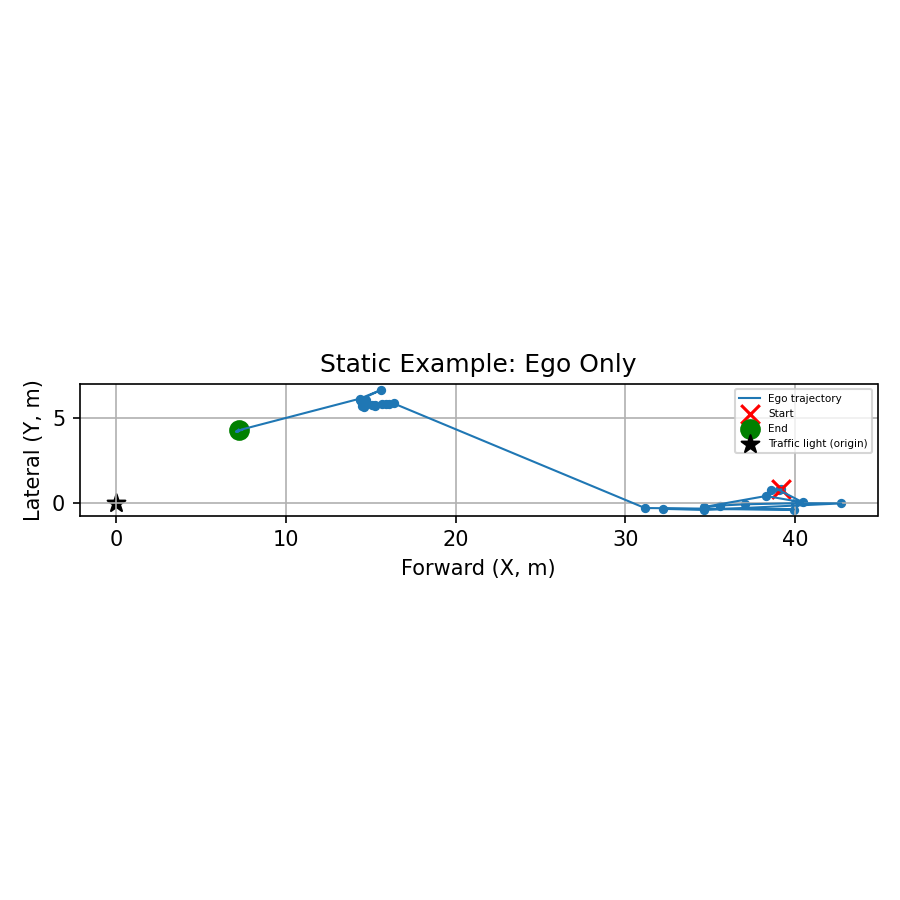

Recreate this plot in Python.
import csv
import glob
import numpy as np
import os
import matplotlib.pyplot as plt
# ----------------------------
# Parse (u,v) centers from CSV
# ----------------------------
def get_centers_from_csv(file_path):
    centers = []
    with open(file_path, 'r', newline='') as f:
        reader = csv.DictReader(f)
        for row in reader:
            try:
                xmin = float(row["x1"])
                ymin = float(row["y1"])
                xmax = float(row["x2"])
                ymax = float(row["y2"])
                centers.append([(xmin + xmax) * 0.5, (ymin + ymax) * 0.5])
            except (KeyError, ValueError, TypeError):
                continue
    return np.asarray(centers, dtype=float)

# ----------------------------
# Simple temporal smoothing
# Grabs a moving average over a window, ignoring NaNs
# ----------------------------
def smooth_moving_average(centers, window=5):
    centers = np.asarray(centers, dtype=float)
    n = len(centers)
    if n == 0 or window <= 1:
        return centers.copy()

    smoothed = np.empty_like(centers)
    sums = np.zeros(2, dtype=float)
    counts = np.zeros(2, dtype=float)
    buf = []
    for i in range(n):
        buf.append(centers[i])
        for d in range(2):
            if np.isfinite(centers[i, d]):
                sums[d] += centers[i, d]
                counts[d] += 1
        if len(buf) > window:
            old = buf.pop(0)
            for d in range(2):
                if np.isfinite(old[d]):
                    sums[d] -= old[d]
                    counts[d] -= 1
        smoothed[i] = [sums[d] / counts[d] if counts[d] > 0 else np.nan for d in range(2)]
    return smoothed

# ----------------------------
# Constant-velocity Kalman (Used Chat help here)
# ----------------------------
def smooth_kalman_cv(centers, dt=1.0, process_var=5.0, meas_var=25.0):
    z = np.asarray(centers, dtype=float)
    n = len(z)
    if n == 0:
        return z.copy()

    F = np.array([[1,0,dt,0],
                  [0,1,0,dt],
                  [0,0,1, 0],
                  [0,0,0, 1]], dtype=float)
    H = np.array([[1,0,0,0],
                  [0,1,0,0]], dtype=float)
    Q = process_var * np.array([[dt**4/4, 0,        dt**3/2, 0       ],
                                [0,        dt**4/4, 0,        dt**3/2],
                                [dt**3/2,  0,        dt**2,   0       ],
                                [0,        dt**3/2, 0,        dt**2   ]], dtype=float)
    R = meas_var * np.eye(2)

    # find first finite measurement to initialize
    finite = np.isfinite(z).all(axis=1)
    if not np.any(finite):
        return np.full_like(z, np.nan)

    idx0 = int(np.flatnonzero(finite)[0])
    out = np.full_like(z, np.nan)

    # state [u, v, du, dv]
    x = np.zeros((4,1))
    x[0,0], x[1,0] = z[idx0]        # position from first valid measurement
    P = np.eye(4) * 1e3

    # emit filtered estimate for idx0
    out[idx0] = z[idx0]

    # run forward from idx0+1
    for i in range(idx0+1, n):
        # predict
        x = F @ x
        P = F @ P @ F.T + Q
        # update if valid
        zi = z[i]
        if np.isfinite(zi).all():
            y = zi.reshape(2,1) - H @ x
            S = H @ P @ H.T + R
            K = P @ H.T @ np.linalg.inv(S)
            x = x + K @ y
            P = (np.eye(4) - K @ H) @ P
        out[i] = (H @ x).ravel()
    return out


# ------------------------------------------------------------
# Load xyz frames (H,W,3) from .npz files
# ------------------------------------------------------------
def _to_hw3(arr):
    """
    Normalize various xyz representations to a real-valued (H, W, 3) float array.
    Supported:
      - (H, W, 3) or (H, W, 4) -> take first 3 channels
      - (3, H, W) or (4, H, W) -> moveaxis to (H, W, C), take first 3
      - structured arrays with fields 'x','y','z'
      - masked arrays -> fill masked with NaN
    """
    # Unwrap masked arrays to plain ndarray with NaNs
    if isinstance(arr, np.ma.MaskedArray):
        arr = arr.filled(np.nan)

    # Structured dtype with fields
    if getattr(arr, "dtype", None) is not None and arr.dtype.fields:
        flds = arr.dtype.fields
        if all(k in flds for k in ("x", "y", "z")):
            x = np.asarray(arr["x"], dtype=float)
            y = np.asarray(arr["y"], dtype=float)
            z = np.asarray(arr["z"], dtype=float)
            if x.shape == y.shape == z.shape:
                return np.stack([x, y, z], axis=-1)

    a = np.asarray(arr)

    if a.ndim != 3:
        raise ValueError(f"Expected 3D array, got shape {a.shape}")

    # (H, W, C)
    if a.shape[2] in (3, 4):
        return a[..., :3].astype(float, copy=False)

    # (C, H, W)
    if a.shape[0] in (3, 4):
        a = np.moveaxis(a, 0, -1)
        return a[..., :3].astype(float, copy=False)

    raise ValueError(f"Could not interpret array with shape {a.shape} as (H,W,3).")

def load_xyz_sequence(folder_or_pattern):
    """
    Loads a sequence of xyz frames and returns:
      xyz_frames: list of arrays (H, W, 3)
      files:      list of file paths
    Supports:
      - Separate keys 'x','y','z' each (H,W)
      - Single key 'xyz', 'points', 'arr_0' containing (H,W,3/4) or (3/4,H,W)
      - Structured arrays with fields x,y,z
      - Masked arrays (mask->NaN)
    """
    if os.path.isdir(folder_or_pattern):
        files = sorted(glob.glob(os.path.join(folder_or_pattern, "*.npz")))
    else:
        files = sorted(glob.glob(folder_or_pattern))
    if not files:
        raise FileNotFoundError(f"No .npz files found for '{folder_or_pattern}'")

    xyz_frames = []
    for f in files:
        # avoid pickle for safety; most .npz won't need it
        data = np.load(f, allow_pickle=False)
        keys = list(data.keys())

        # Case 1: explicit x/y/z arrays
        if all(k in data for k in ("x", "y", "z")):
            x, y, z = data["x"], data["y"], data["z"]
            # Handle masked arrays and enforce float
            if isinstance(x, np.ma.MaskedArray): x = x.filled(np.nan)
            if isinstance(y, np.ma.MaskedArray): y = y.filled(np.nan)
            if isinstance(z, np.ma.MaskedArray): z = z.filled(np.nan)
            if x.shape == y.shape == z.shape and x.ndim == 2:
                arr = np.stack([x, y, z], axis=-1).astype(float, copy=False)
                xyz_frames.append(arr)
                continue

        # Case 2: known single-key names
        arr = None
        for pref in ("xyz", "points", "arr_0"):
            if pref in data:
                try:
                    arr = _to_hw3(data[pref])
                    break
                except Exception:
                    arr = None

        # Case 3: try any key
        if arr is None:
            for k in keys:
                try:
                    arr = _to_hw3(data[k])
                    break
                except Exception:
                    pass

        if arr is None:
            raise ValueError(f"{f}: Could not find/normalize xyz. Keys: {keys}")

        xyz_frames.append(arr)

    return xyz_frames, files



# ------------------------------------------------------------
# Robust 3D sampling around (u,v) per frame
# ------------------------------------------------------------
def bilinear_sample_xyz(xyz, u, v):
    H, W, _ = xyz.shape
    # need a full 2x2 neighborhood
    if not (0 <= u < W-1 and 0 <= v < H-1):
        return np.array([np.nan, np.nan, np.nan], dtype=float)

    x0 = int(np.floor(u)); x1 = x0 + 1
    y0 = int(np.floor(v)); y1 = y0 + 1
    du = u - x0; dv = v - y0

    p00 = xyz[y0, x0]; p10 = xyz[y0, x1]
    p01 = xyz[y1, x0]; p11 = xyz[y1, x1]
    nbrs = np.stack([p00, p10, p01, p11], axis=0)

    # if any neighbor invalid, fall back to median of the valid ones
    if not np.isfinite(nbrs).all():
        finite = np.isfinite(nbrs).all(axis=1)
        return np.nanmedian(nbrs[finite], axis=0) if np.any(finite) else np.array([np.nan, np.nan, np.nan])

    top = (1-du)*p00 + du*p10
    bot = (1-du)*p01 + du*p11
    return (1-dv)*top + dv*bot


def xyz_patch_median(xyz_frames, centers, k=5, require_min=5, use_mahal=False):
    half = k // 2
    out = np.full((len(xyz_frames), 3), np.nan, dtype=float)

    for i, (xyz, (u, v)) in enumerate(zip(xyz_frames, centers)):
        if not np.all(np.isfinite([u, v])): 
            continue
        H, W, _ = xyz.shape
        c = int(round(u)); r = int(round(v))
        r1 = max(0, r - half); r2 = min(H, r + half + 1)
        c1 = max(0, c - half); c2 = min(W, c + half + 1)

        patch = xyz[r1:r2, c1:c2, :].reshape(-1, 3)
        mask = np.isfinite(patch).all(axis=1)
        pts = patch[mask]
        if pts.shape[0] < require_min:
            continue

        if use_mahal and pts.shape[0] >= 8:
            mu = np.mean(pts, axis=0)
            C = np.cov(pts - mu, rowvar=False)
            # regularize covariance for stability
            C.flat[::4] += 1e-6
            try:
                invC = np.linalg.inv(C)
                d2 = np.sum((pts - mu) @ invC * (pts - mu), axis=1)
                keep = d2 < np.percentile(d2, 90)  # keep central 90%
                pts = pts[keep]
            except np.linalg.LinAlgError:
                pass

        out[i] = np.nanmedian(pts, axis=0)
    return out


# ------------------------------------------------------------
# Convenience: full pipeline → per-frame 3D positions
# ------------------------------------------------------------
def centers_to_3d_positions(
    csv_path,
    xyz_folder_or_pattern,
    smoothing="kalman",  # 'kalman' | 'ma' | None
    k=5,
    fps=30.0,
    process_var=3.0,
    meas_var=20.0,
):
    """
    1) Parse centers from CSV
    2) Stabilize (moving average or Kalman)
    3) For each frame, take median XYZ in k×k patch around (u,v)
    Returns: dict with centers_raw, centers_smooth, xyz_positions, xyz_files
    """
    centers_raw = get_centers_from_csv(csv_path)
    if smoothing == "kalman":
        dt = 1.0 / float(fps)
        centers_smooth = smooth_kalman_cv(centers_raw, dt=dt, process_var=process_var, meas_var=meas_var)
    elif smoothing == "ma":
        centers_smooth = smooth_moving_average(centers_raw, window=5)
    else:
        centers_smooth = centers_raw.copy()

    xyz_frames, xyz_files = load_xyz_sequence(xyz_folder_or_pattern)
    if len(xyz_frames) != len(centers_smooth):
        raise ValueError(f"Frame count mismatch: {len(xyz_frames)} xyz vs {len(centers_smooth)} centers")

    xyz_positions = np.full((len(xyz_frames), 3), np.nan, dtype=float)
    for i, (xyz, (u, v)) in enumerate(zip(xyz_frames, centers_smooth)):
        if not np.all(np.isfinite([u, v])):
            continue
        # try bilinear at subpixel (u, v)
        p = bilinear_sample_xyz(xyz, u, v)
        if np.isfinite(p).all():
            xyz_positions[i] = p
            continue
        # fallback: robust k×k median around the (rounded) pixel
        xyz_positions[i] = xyz_patch_median([xyz], np.array([[u, v]]), k=k)[0]


    return {
        "centers_raw": centers_raw,
        "centers_smooth": centers_smooth,
        "xyz_positions": xyz_positions,  # meters, camera coords (+X forward, +Y right, +Z up)
        "xyz_files": xyz_files
    }
# ----------------------------
# Phase 2 — pull 3D (already done by centers_to_3d_positions)
# ----------------------------
# XYZ = (T,3) from your centers_to_3d_positions()
# Camera axes: +X forward, +Y right, +Z up

def compute_ground_vectors_from_xyz(XYZ):
    """
    From per-frame (X,Y,Z) in camera coords:
      - horizontal vector camera→light: h_t = (X_t, Y_t)
      - camera position in pole-centric frame: p_t^{pole} = (-X_t, -Y_t)
    Returns:
      h_xy: (T,2), p_pole: (T,2)
    """
    XYZ = np.asarray(XYZ, dtype=float)
    if XYZ.ndim != 2 or XYZ.shape[1] != 3:
        raise ValueError("XYZ must be shape (T,3)")
    h_xy = XYZ[:, :2].copy()            # (X, Y)
    p_pole = -h_xy                      # (-X, -Y)
    return h_xy, p_pole

# ----------------------------
# Phase 3 — ego pose on the ground plane
# ----------------------------
def align_to_world_from_sequence(p_pole, y_left=True, use_frames=15):
    p_pole = np.asarray(p_pole, dtype=float)
    mask = np.isfinite(p_pole).all(axis=1)
    if not np.any(mask): 
        T = p_pole.shape[0]
        nanxy = np.full((T,2), np.nan)
        return nanxy, nanxy, np.nan, None

    idxs = np.flatnonzero(mask)[:use_frames]  # early window for heading
    angles = np.arctan2(p_pole[idxs,1], p_pole[idxs,0])
    # robust center
    theta0 = np.median(angles)

    c, s = np.cos(-theta0), np.sin(-theta0)
    R = np.array([[c, -s],[s, c]], dtype=float)
    p_world = np.full_like(p_pole, np.nan)
    p_world[mask] = (R @ p_pole[mask].T).T

    p_bev = p_world.copy()
    if y_left: 
        p_bev[:,1] = -p_bev[:,1]

    return p_world, p_bev, float(theta0), int(idxs[0])


def xyz_to_bev(XYZ, y_left=True):
    """
    Convenience wrapper: XYZ -> (p_world, p_bev, theta0, idx0)
    """
    _, p_pole = compute_ground_vectors_from_xyz(XYZ)
    return align_to_world_from_sequence(p_pole, y_left=y_left)





def plot_bev_trajectory(p_bev, save_path="out/trajectory.png", connect=True):
    """
    Plot BEV scatter of the ego trajectory relative to the traffic light at (0,0).
    X axis = forward (meters), Y axis = left (meters).
    - Marks (0,0) as the traffic light
    - Plots points in time order; optionally connects with a thin line
    - Marks start and end points
    - Equal aspect ratio, grid, labeled axes
    - Saves to save_path
    """
    p_bev = np.asarray(p_bev, dtype=float)
    if p_bev.ndim != 2 or p_bev.shape[1] != 2:
        raise ValueError("p_bev must be shape (T,2)")

    # keep only finite points, in time order
    mask = np.isfinite(p_bev).all(axis=1)
    xy = p_bev[mask]
    if xy.size == 0:
        raise ValueError("No finite (x,y) points to plot.")

    # Plot
    fig, ax = plt.subplots(figsize=(6, 6))
    if connect and len(xy) >= 2:
        ax.plot(xy[:, 0], xy[:, 1], linewidth=1, label="Ego trajectory")

    ax.scatter(xy[:, 0], xy[:, 1], s=12)

    # Mark start (red X) and end (green dot)
    ax.scatter([xy[0, 0]], [xy[0, 1]], color='red', marker='x', s=80, label="Start")
    ax.scatter([xy[-1, 0]], [xy[-1, 1]], color='green', s=80, label="End")

    # mark traffic light at (0,0)
    ax.scatter([0.0], [0.0], s=80, marker='*', color='black', label="Traffic light (origin)")

    ax.set_xlabel("Forward (X, m)")
    ax.set_ylabel("Lateral (Y, m)")
    ax.set_title("Static Example: Ego Only")
    ax.legend(fontsize=5)
    ax.grid(True)
    ax.set_aspect('equal', adjustable='box')

    plt.tight_layout()
    plt.savefig(save_path, dpi=150)
    plt.close(fig)
    print(f"Saved BEV trajectory → {save_path}")



result = centers_to_3d_positions(
    csv_path="dataset/bbox_light.csv",
    xyz_folder_or_pattern="dataset/xyz/*.npz",  # or "xyz" directory
    smoothing="kalman",  # or "ma" or None
    k=5,
    fps=30.0
)
XYZ = result["xyz_positions"]  # shape (T, 3)
p_world, p_bev, theta0, idx0 = xyz_to_bev(XYZ, y_left=True)
plot_bev_trajectory(p_bev, save_path="trajectory.png", connect=True)
